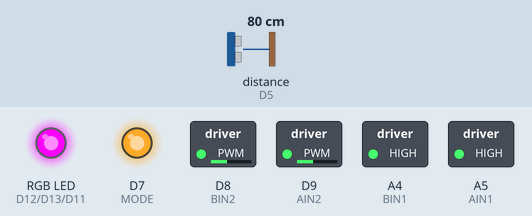
Simulated run of this sketch. Board: Arduino Zero (SAMD21). Parts: switched loads named in the sketch (green lamp = pin HIGH), an RGB LED mixed from three pins (HIGH = lit), output pins drawn as LEDs (lit = HIGH). Wiring (inferred from the names in the program): ultrasonic range finder: trigger D2; echo D5. The test bench sets the inputs (shaded band); at power-on: distance to the obstacle (sensor on D5) 80 cm. The echo pulse lasts 58.3 µs per cm; pins used as bus, display or sensor lines are not drawn.

Above: at 1.2 s.
1.3 s: distance to the obstacle (sensor on D5) set to 12 cm
2.8 s: distance to the obstacle (sensor on D5) set to 9 cm
At 3.6 s:
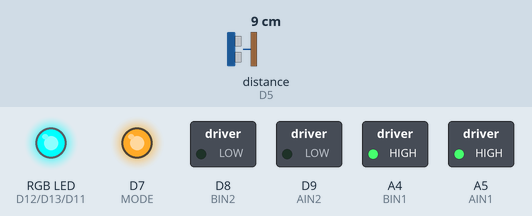
5.8 s: distance to the obstacle (sensor on D5) set to 18 cm
At 6.9 s:
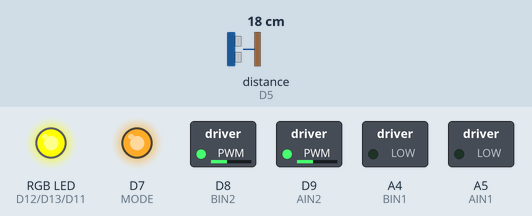
8.8 s: distance to the obstacle (sensor on D5) set to 2 cm
At 11.3 s:
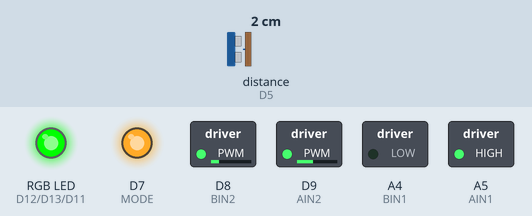
Timing chart, 0 to 12.8 s (numbered marks = the images above; inputs shaded):
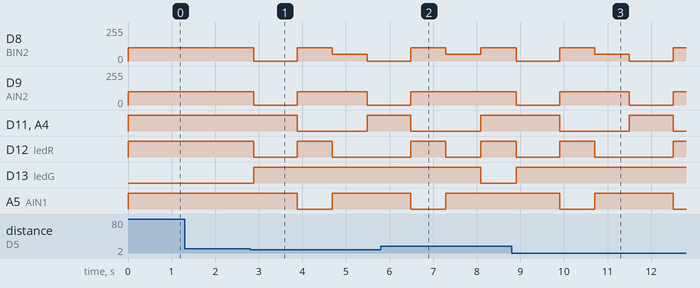

Measured:
- the behaviour switches between 11 and 10 cm on distance to the obstacle (sensor on D5) (found by bisection; images 0 and 1)
- after the input at 1.3 s, every drawn part: stays the same
- after the input at 2.8 s, D8 (BIN2): 100/255 → 0/255 after 0.09 s, → 100/255 1.0 s later, → 50/255 0.80 s later, → 0/255 0.80 s later; D9 (AIN2): 100/255 → 0/255 after 0.09 s, → 100/255 1.0 s later, → 0/255 1.6 s later
- after the input at 5.8 s, D9 (AIN2): goes on until 6.5 s, then stays 100/255; D13 (ledG): HIGH → LOW after 2.3 s
- after the input at 8.8 s, D8 (BIN2): 100/255 → 0/255 after 0.10 s, → 100/255 1.0 s later, → 50/255 0.80 s later, → 0/255 0.80 s later, … (5 changes in this stretch); D9 (AIN2): alternates 100/255 for 1.6 s and 0/255 for 1.0 s, starting after 0.10 s

The sketch:

Ultrasonicbot-test.ino
```cpp
/*
 * Ultrasonic Bot - HCSR04 (Ultrasonic Sensor), DRV8835 (Motor Driver), RGB Led
   Initially, bot moves forward. On obstacle detection within a range of 10 cms,
   2wdbot stops, reverses and takes a left turn.

 * Author : Electronut Labs
 * Website  : electronut.in
*/

// DRV8835 pin definitions
int AIN1 = A5;
int AIN2 = 9;
int BIN1 = A4;
int BIN2 = 8;
int MODE = 7;

// HCSR-04 pin definitions
int trigger = 2;
int echo = 5;

// LED pin definitions
int ledR = 12;
int ledB = 11;
int ledG = 13;

// function to setup motors.
// motor determines which output terminal is active, MA = true or MB = false.
// motorDirection determines the direction in which motor rotates. Forward = true and Backward = false.
void setDCMotor(boolean motor, boolean motorDirection, uint8_t motorSpeed)
{
  // MA terminal active
  if(motor == true) {
    // motor in forward direction
    if(motorDirection == true) {
      digitalWrite(AIN1, HIGH);
      analogWrite(AIN2, motorSpeed);
    }
    // motor in reverse direction
    else {
      digitalWrite(AIN1, LOW);
      analogWrite(AIN2, motorSpeed);
    }
  }
  // MB terminal active
  else {
    // motor in forward direction
    if(motorDirection == true) {
      digitalWrite(BIN1, HIGH);
      analogWrite(BIN2, motorSpeed);
    }
    // motor in reverse direction
    else {
      digitalWrite(BIN1, LOW);
      analogWrite(BIN2, motorSpeed);
    }
  }
}

// function to stop motors
void stopMotors()
{
  digitalWrite(AIN2, LOW);
  digitalWrite(BIN2, LOW);
}

// function to use HCSR-04 Ultrasonic module
float getDistance()
{
  // send a 10uS pulse
  digitalWrite(trigger, LOW);
  delayMicroseconds(20);
  digitalWrite(trigger, HIGH);
  delayMicroseconds(10);
  digitalWrite(trigger, LOW);
  delayMicroseconds(20);

  //echo duration
  int duration = pulseIn(echo, HIGH);

  if(duration > 0) {
    // dist = duration * speed of sound * 0.5
    // dist in cm = duration in uS * 10^(-6) * 340.26 * 100 * 0.5
    // = duration * 0.017
    float dist = duration * 0.017;
    //SerialUSB.println(dist);
    return dist;
  }
}

// function to light led with a specific colour
void ledColor(uint8_t red, uint8_t green, uint8_t blue)
{
  uint8_t redPinValue = 255 - red;
  uint8_t greenPinValue = 255 - green;
  uint8_t bluePinValue = 255 - blue;

  analogWrite(ledR, redPinValue);
  analogWrite(ledG, greenPinValue);
  analogWrite(ledB, bluePinValue);
}

// function to turn led off
void ledOff()
{
  digitalWrite(ledR, HIGH);
  digitalWrite(ledG, HIGH);
  digitalWrite(ledB, HIGH);
}

void setup()
{
  SerialUSB.begin(9600);

  pinMode(BIN1, OUTPUT);
  pinMode(BIN2, OUTPUT);
  pinMode(AIN1, OUTPUT);
  pinMode(AIN2, OUTPUT);
  pinMode(MODE, OUTPUT);
  digitalWrite(MODE, HIGH);

  pinMode(trigger, OUTPUT);
  pinMode(echo, INPUT);

  pinMode(ledR, OUTPUT);
  pinMode(ledG, OUTPUT);
  pinMode(ledB, OUTPUT);

  ledOff();

  // move forward
  setDCMotor(true, true, 100);
  setDCMotor(false, true, 100);
}

void loop()
{
  float currDist = getDistance();
  //SerialUSB.println(currDist);

  if(currDist >= 10) {
    //green
    ledColor(0,255,0);
    delay(100);
  }
  else {
    // turn off led
    ledOff();
    // red
    ledColor(255,0,0);
    // stop motors
    stopMotors();
    delay(1000);
    // turn off led
    ledOff();

    // reverse
    // blue
    ledColor(0,0,255);
    setDCMotor (true, false, 100);
    setDCMotor(false, false, 100);
    delay(800);
    // turn off led
    ledOff();

    // left turn
    // magenta
    ledColor(255,0,255);
    setDCMotor(true, true, 100);
    setDCMotor(false, false, 50);
    delay(800);
    // turn off led
    ledOff();

    // forward
    setDCMotor(true, true, 100);
    setDCMotor(false, true, 100);
  }
}
```
